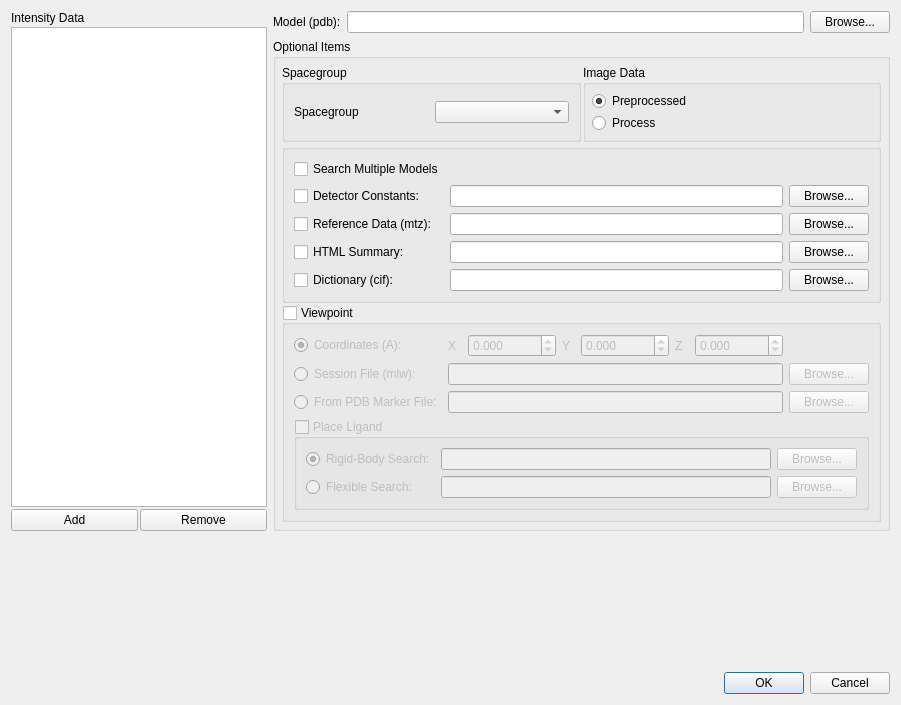
<ui version="4.0" >
 <class>BindNGrind</class>
 <widget class="QDialog" name="BindNGrind" >
  <property name="geometry" >
   <rect>
    <x>0</x>
    <y>0</y>
    <width>901</width>
    <height>705</height>
   </rect>
  </property>
  <property name="sizePolicy" >
   <sizepolicy vsizetype="Expanding" hsizetype="Expanding" >
    <horstretch>0</horstretch>
    <verstretch>0</verstretch>
   </sizepolicy>
  </property>
  <property name="windowTitle" >
   <string>Cocrystal Solution</string>
  </property>
  <layout class="QGridLayout" name="gridLayout_6" >
   <item rowspan="2" row="0" column="0" >
    <layout class="QGridLayout" name="gridLayout" >
     <property name="spacing" >
      <number>2</number>
     </property>
     <item row="2" column="0" >
      <widget class="QPushButton" name="addPushButton" >
       <property name="text" >
        <string>Add</string>
       </property>
      </widget>
     </item>
     <item row="2" column="1" >
      <widget class="QPushButton" name="removePushButton" >
       <property name="text" >
        <string>Remove</string>
       </property>
      </widget>
     </item>
     <item row="1" column="0" colspan="2" >
      <widget class="QListWidget" name="intensityDataListWidget" />
     </item>
     <item row="0" column="0" >
      <widget class="QLabel" name="label_5" >
       <property name="text" >
        <string>Intensity Data</string>
       </property>
      </widget>
     </item>
    </layout>
   </item>
   <item row="0" column="1" >
    <layout class="QHBoxLayout" name="horizontalLayout" >
     <item>
      <widget class="QLabel" name="label" >
       <property name="text" >
        <string>Model (pdb):</string>
       </property>
      </widget>
     </item>
     <item>
      <widget class="QLineEdit" name="modelPDBLineEdit" />
     </item>
     <item>
      <widget class="QPushButton" name="modelPDBPushButton" >
       <property name="text" >
        <string>Browse...</string>
       </property>
       <property name="filter" stdset="0" >
        <string>PDB files *.pdb</string>
       </property>
      </widget>
     </item>
    </layout>
   </item>
   <item row="1" column="1" >
    <widget class="QGroupBox" name="optionalItemsGroupBox" >
     <property name="title" >
      <string>Optional Items</string>
     </property>
     <layout class="QVBoxLayout" name="verticalLayout_7" >
      <property name="spacing" >
       <number>2</number>
      </property>
      <property name="margin" >
       <number>6</number>
      </property>
      <item>
       <layout class="QHBoxLayout" name="horizontalLayout_8" >
        <property name="spacing" >
         <number>2</number>
        </property>
        <item>
         <widget class="QGroupBox" name="spacegroupGroupBox" >
          <property name="title" >
           <string>Spacegroup</string>
          </property>
          <layout class="QGridLayout" name="gridLayout_4" >
           <item row="0" column="0" >
            <widget class="QLabel" name="label_6" >
             <property name="text" >
              <string>Spacegroup</string>
             </property>
            </widget>
           </item>
           <item row="0" column="1" >
            <widget class="QComboBox" name="spaceGroupComboBox" />
           </item>
          </layout>
         </widget>
        </item>
        <item>
         <widget class="QGroupBox" name="dataProcessingSuiteGroupBox" >
          <property name="title" >
           <string>Image Data</string>
          </property>
          <layout class="QVBoxLayout" name="verticalLayout" >
           <property name="spacing" >
            <number>2</number>
           </property>
           <property name="margin" >
            <number>6</number>
           </property>
           <item>
            <widget class="QRadioButton" name="preProcessedRadioButton" >
             <property name="text" >
              <string>Preprocessed</string>
             </property>
             <property name="checked" >
              <bool>true</bool>
             </property>
            </widget>
           </item>
 
           <item>
            <widget class="QRadioButton" name="mosflmRadioButton" >
             <property name="text" >
              <string>Process</string>
             </property>
            </widget>
           </item>
          </layout>
         </widget>
        </item>
       </layout>
      </item>
      <item>
       <widget class="QGroupBox" name="groupBox_6" >
        <property name="title" >
         <string/>
        </property>
        <layout class="QGridLayout" name="gridLayout_2" >

         <item row="0" column="0" colspan="2" >
          <widget class="QCheckBox" name="multipleModelsCheckBox" >
           <property name="text" >
            <string>Search Multiple Models</string>
           </property>
          </widget>
         </item>
         <item row="6" column="3" >
          <widget class="QPushButton" name="htmlSummaryPushButton" >
           <property name="text" >
            <string>Browse...</string>
           </property>
          </widget>
         </item>
         <item row="6" column="2" >
          <widget class="QLineEdit" name="htmlSummaryLineEdit" />
         </item>
         <item row="6" column="0" >
          <widget class="QCheckBox" name="htmlSummaryCheckBox" >
           <property name="text" >
            <string>HTML Summary:</string>
           </property>
          </widget>
         </item>
         <item row="3" column="2" >
          <widget class="QLineEdit" name="detectorConstantsLineEdit" />
         </item>
         <item row="3" column="3" >
          <widget class="QPushButton" name="detectorConstantsPushButton" >
           <property name="text" >
            <string>Browse...</string>
           </property>
          </widget>
         </item>
         <item row="3" column="0" >
          <widget class="QCheckBox" name="detectorConstantsCheckBox" >
           <property name="text" >
            <string>Detector Constants:</string>
           </property>
          </widget>
         </item>
         <item row="5" column="0" >
          <widget class="QCheckBox" name="referenceDataCheckBox" >
           <property name="text" >
            <string>Reference Data (mtz):</string>
           </property>
          </widget>
         </item>
         <item row="5" column="2" >
          <widget class="QLineEdit" name="referenceDataLineEdit" />
         </item>
         <item row="5" column="3" >
          <widget class="QPushButton" name="referenceDataPushButton" >
           <property name="text" >
            <string>Browse...</string>
           </property>
          </widget>
         </item>
         <item row="7" column="2" >
          <widget class="QLineEdit" name="dictionaryCIFLineEdit" />
         </item>
         <item row="7" column="0" >
          <widget class="QCheckBox" name="dictionaryCIFCheckBox" >
           <property name="text" >
            <string>Dictionary (cif):</string>
           </property>
          </widget>
         </item>
         <item row="7" column="3" >
          <widget class="QPushButton" name="dictionaryCIFPushButton" >
           <property name="text" >
            <string>Browse...</string>
           </property>
          </widget>
         </item>
        </layout>
       </widget>
      </item>
      <item>
       <widget class="QGroupBox" name="viewpointGroupBox" >
        <property name="title" >
         <string>Viewpoint</string>
        </property>
        <property name="checkable" >
         <bool>true</bool>
        </property>
        <property name="checked" >
         <bool>false</bool>
        </property>
        <layout class="QGridLayout" name="gridLayout_3" >
         <item row="0" column="0" >
          <widget class="QRadioButton" name="coordinatesRadioButton" >
           <property name="text" >
            <string>Coordinates (A):</string>
           </property>
           <property name="checked" >
            <bool>true</bool>
           </property>
          </widget>
         </item>
         <item row="0" column="1" >
          <layout class="QHBoxLayout" name="horizontalLayout_10" >
           <item>
            <widget class="QLabel" name="label_2" >
             <property name="text" >
              <string>X</string>
             </property>
            </widget>
           </item>
           <item>
            <widget class="QDoubleSpinBox" name="xSpinBox" >
             <property name="decimals" >
              <number>3</number>
             </property>
             <property name="minimum" >
              <double>-10000.000000000000000</double>
             </property>
             <property name="maximum" >
              <double>10000.000000000000000</double>
             </property>
            </widget>
           </item>
           <item>
            <widget class="QLabel" name="label_3" >
             <property name="text" >
              <string>Y</string>
             </property>
            </widget>
           </item>
           <item>
            <widget class="QDoubleSpinBox" name="ySpinBox" >
             <property name="decimals" >
              <number>3</number>
             </property>
             <property name="minimum" >
              <double>-10000.000000000000000</double>
             </property>
             <property name="maximum" >
              <double>10000.000000000000000</double>
             </property>
            </widget>
           </item>
           <item>
            <widget class="QLabel" name="label_4" >
             <property name="text" >
              <string>Z</string>
             </property>
            </widget>
           </item>
           <item>
            <widget class="QDoubleSpinBox" name="zSpinBox" >
             <property name="decimals" >
              <number>3</number>
             </property>
             <property name="minimum" >
              <double>-10000.000000000000000</double>
             </property>
             <property name="maximum" >
              <double>10000.000000000000000</double>
             </property>
            </widget>
           </item>
          </layout>
         </item>
         <item row="1" column="0" >
          <widget class="QRadioButton" name="sessionFileRadioButton" >
           <property name="text" >
            <string>Session File (mlw):</string>
           </property>
          </widget>
         </item>
         <item row="1" column="1" >
          <widget class="QLineEdit" name="sessionFileLineEdit" />
         </item>
         <item row="1" column="2" >
          <widget class="QPushButton" name="sessionFilePushButton" >
           <property name="text" >
            <string>Browse...</string>
           </property>
          </widget>
         </item>
         <item row="2" column="0" >
          <widget class="QRadioButton" name="fromPDBMarkerFileRadioButton" >
           <property name="text" >
            <string>From PDB Marker File:</string>
           </property>
          </widget>
         </item>
         <item row="2" column="1" >
          <widget class="QLineEdit" name="fromPDBMarkerFileLineEdit" />
         </item>
         <item row="2" column="2" >
          <widget class="QPushButton" name="fromPDBMarkerFilePushButton" >
           <property name="text" >
            <string>Browse...</string>
           </property>
          </widget>
         </item>
         <item row="3" column="0" colspan="3" >
          <widget class="QGroupBox" name="placeLigandPDBGroupBox" >
           <property name="title" >
            <string>Place Ligand</string>
           </property>
           <property name="checkable" >
            <bool>true</bool>
           </property>
           <property name="checked" >
            <bool>false</bool>
           </property>
           <layout class="QGridLayout" name="gridLayout_5" >
            <item row="0" column="0" >
             <widget class="QRadioButton" name="ligandFileRadioButton" >
              <property name="text" >
               <string>Rigid-Body Search:</string>
              </property>
              <property name="checked" >
               <bool>true</bool>
              </property>
             </widget>
            </item>
            <item row="0" column="1" >
             <widget class="QLineEdit" name="ligandFileLineEdit" />
            </item>
            <item row="0" column="2" >
             <widget class="QPushButton" name="ligandFilePushButton" >
              <property name="text" >
               <string>Browse...</string>
              </property>
             </widget>
            </item>
            <item row="1" column="0" >
             <widget class="QRadioButton" name="chemFileRadioButton" >
              <property name="text" >
               <string>Flexible Search:</string>
              </property>
             </widget>
            </item>
            <item row="1" column="1" >
             <widget class="QLineEdit" name="chemFileLineEdit" />
            </item>
            <item row="1" column="2" >
             <widget class="QPushButton" name="chemFilePushButton" >
              <property name="text" >
               <string>Browse...</string>
              </property>
             </widget>
            </item>
           </layout>
          </widget>
         </item>
        </layout>
       </widget>
      </item>
     </layout>
    </widget>
   </item>
   <item row="2" column="1" >
    <spacer name="verticalSpacer" >
     <property name="orientation" >
      <enum>Qt::Vertical</enum>
     </property>
     <property name="sizeHint" stdset="0" >
      <size>
       <width>564</width>
       <height>32</height>
      </size>
     </property>
    </spacer>
   </item>
   <item row="3" column="0" colspan="2" >
    <widget class="QDialogButtonBox" name="buttonBox" >
     <property name="orientation" >
      <enum>Qt::Horizontal</enum>
     </property>
     <property name="standardButtons" >
      <set>QDialogButtonBox::Cancel|QDialogButtonBox::Ok</set>
     </property>
    </widget>
   </item>
  </layout>
 </widget>
 <tabstops>
  <tabstop>buttonBox</tabstop>
  <tabstop>addPushButton</tabstop>
  <tabstop>removePushButton</tabstop>
  <tabstop>intensityDataListWidget</tabstop>
  <tabstop>modelPDBLineEdit</tabstop>
  <tabstop>modelPDBPushButton</tabstop>
  <tabstop>spaceGroupComboBox</tabstop>
  <tabstop>preProcessedRadioButton</tabstop>
  <tabstop>mosflmRadioButton</tabstop>
  <tabstop>multipleModelsCheckBox</tabstop>
  <tabstop>detectorConstantsCheckBox</tabstop>
  <tabstop>detectorConstantsLineEdit</tabstop>
  <tabstop>detectorConstantsPushButton</tabstop>
  <tabstop>referenceDataCheckBox</tabstop>
  <tabstop>referenceDataLineEdit</tabstop>
  <tabstop>referenceDataPushButton</tabstop>
  <tabstop>htmlSummaryCheckBox</tabstop>
  <tabstop>htmlSummaryLineEdit</tabstop>
  <tabstop>htmlSummaryPushButton</tabstop>
  <tabstop>dictionaryCIFCheckBox</tabstop>
  <tabstop>dictionaryCIFLineEdit</tabstop>
  <tabstop>dictionaryCIFPushButton</tabstop>
  <tabstop>viewpointGroupBox</tabstop>
  <tabstop>coordinatesRadioButton</tabstop>
  <tabstop>sessionFileRadioButton</tabstop>
  <tabstop>sessionFileLineEdit</tabstop>
  <tabstop>sessionFilePushButton</tabstop>
  <tabstop>fromPDBMarkerFileRadioButton</tabstop>
  <tabstop>fromPDBMarkerFileLineEdit</tabstop>
  <tabstop>fromPDBMarkerFilePushButton</tabstop>
  <tabstop>placeLigandPDBGroupBox</tabstop>
  <tabstop>ligandFileRadioButton</tabstop>
  <tabstop>ligandFileLineEdit</tabstop>
  <tabstop>ligandFilePushButton</tabstop>
  <tabstop>chemFileRadioButton</tabstop>
  <tabstop>chemFileLineEdit</tabstop>
  <tabstop>chemFilePushButton</tabstop>
 </tabstops>
 <resources/>
 <connections>
  <connection>
   <sender>buttonBox</sender>
   <signal>accepted()</signal>
   <receiver>BindNGrind</receiver>
   <slot>accept()</slot>
   <hints>
    <hint type="sourcelabel" >
     <x>260</x>
     <y>687</y>
    </hint>
    <hint type="destinationlabel" >
     <x>157</x>
     <y>274</y>
    </hint>
   </hints>
  </connection>
  <connection>
   <sender>buttonBox</sender>
   <signal>rejected()</signal>
   <receiver>BindNGrind</receiver>
   <slot>reject()</slot>
   <hints>
    <hint type="sourcelabel" >
     <x>328</x>
     <y>687</y>
    </hint>
    <hint type="destinationlabel" >
     <x>286</x>
     <y>274</y>
    </hint>
   </hints>
  </connection>
 </connections>
</ui>
